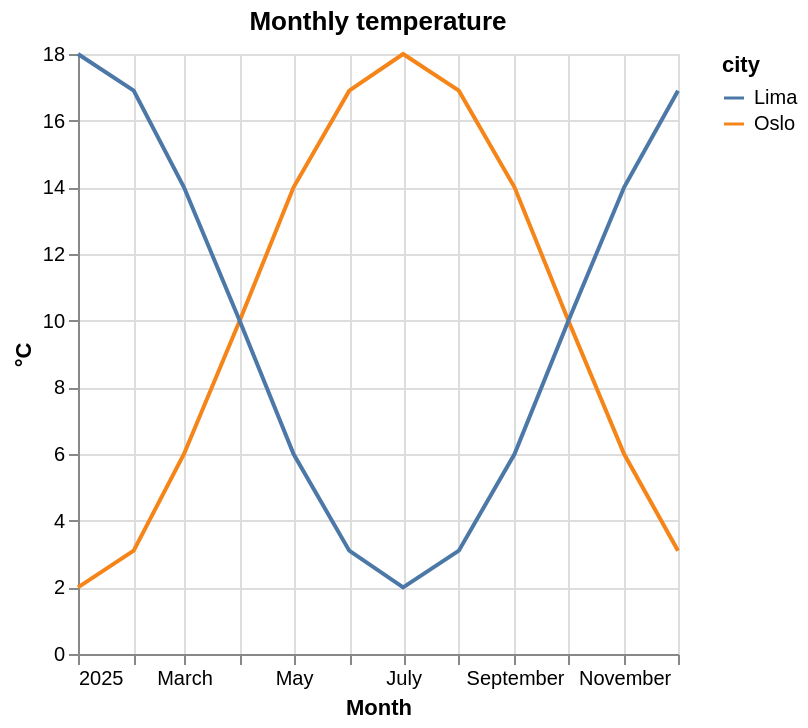

The Vega-Lite source for this figure:
### Vega-Lite specification from a JSON file in a GitHub repository (floating-point values rounded to 4 significant figures)
{"$schema": "https://vega.github.io/schema/vega-lite/v5.json", "title": "Monthly temperature", "data": {"values": [{"month": "2025-01-01", "city": "Oslo", "temp": 2.0}, {"month": "2025-02-01", "city": "Oslo", "temp": 3.1}, {"month": "2025-03-01", "city": "Oslo", "temp": 6.0}, {"month": "2025-04-01", "city": "Oslo", "temp": 10.0}, {"month": "2025-05-01", "city": "Oslo", "temp": 14.0}, {"month": "2025-06-01", "city": "Oslo", "temp": 16.9}, {"month": "2025-07-01", "city": "Oslo", "temp": 18.0}, {"month": "2025-08-01", "city": "Oslo", "temp": 16.9}, {"month": "2025-09-01", "city": "Oslo", "temp": 14.0}, {"month": "2025-10-01", "city": "Oslo", "temp": 10.0}, {"month": "2025-11-01", "city": "Oslo", "temp": 6.0}, {"month": "2025-12-01", "city": "Oslo", "temp": 3.1}, {"month": "2025-01-01", "city": "Lima", "temp": 18.0}, {"month": "2025-02-01", "city": "Lima", "temp": 16.9}, {"month": "2025-03-01", "city": "Lima", "temp": 14.0}, {"month": "2025-04-01", "city": "Lima", "temp": 10.0}, {"month": "2025-05-01", "city": "Lima", "temp": 6.0}, {"month": "2025-06-01", "city": "Lima", "temp": 3.1}, {"month": "2025-07-01", "city": "Lima", "temp": 2.0}, {"month": "2025-08-01", "city": "Lima", "temp": 3.1}, {"month": "2025-09-01", "city": "Lima", "temp": 6.0}, {"month": "2025-10-01", "city": "Lima", "temp": 10.0}, {"month": "2025-11-01", "city": "Lima", "temp": 14.0}, {"month": "2025-12-01", "city": "Lima", "temp": 16.9}]}, "mark": "line", "encoding": {"x": {"field": "month", "type": "temporal", "title": "Month"}, "y": {"field": "temp", "type": "quantitative", "title": "°C"}, "color": {"field": "city", "type": "nominal"}}}
